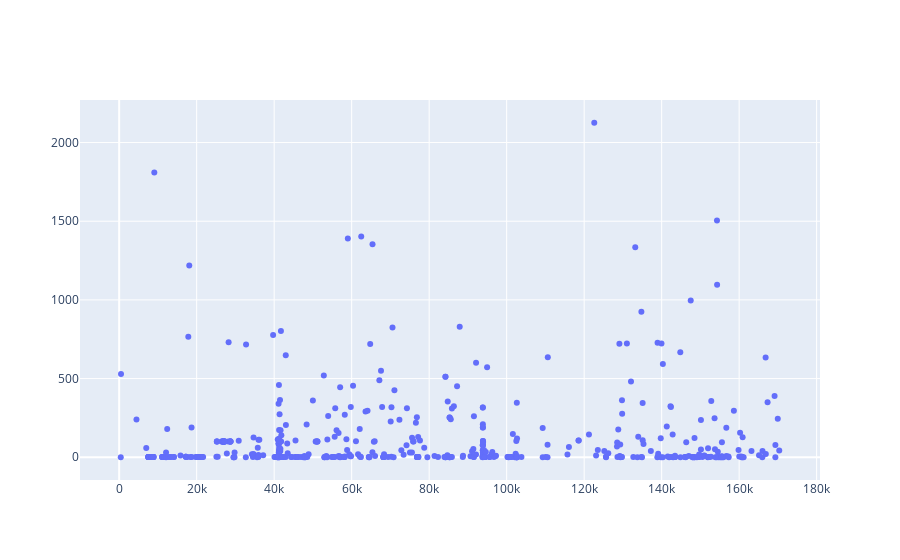

Here is the notebook cell this chart was saved with:
### Code cell
#init_notebook_mode(connected=True)
plotly.offline.init_notebook_mode(connected=True)
trace = go.Scatter(
    x = Fraud.Time,
    y = Fraud.Amount,
    mode = 'markers'
)
data = [trace]

plotly.offline.iplot({
    "data": data
})

### Figure 1 — Plotly figure (JSON) as saved in the notebook; plotly's stock layout.template omitted (floating-point values rounded to 4 significant figures; data arrays with more than 128 entries replaced by an {"elided": "..."} marker saying what was removed)
{"data": [{"mode": "markers", "type": "scatter", "x": {"elided": "492 int values"}, "y": {"elided": "492 float values"}}], "layout": {}}
